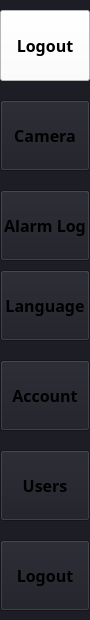
         <widget class="QWidget" name="menuBar" native="true">
          <property name="minimumSize">
           <size>
            <width>90</width>
            <height>0</height>
           </size>
          </property>
          <property name="maximumSize">
           <size>
            <width>80</width>
            <height>16777215</height>
           </size>
          </property>
          <property name="styleSheet">
           <string notr="true">*{background: #1C1D25;
font-size: 16px;
}
QToolButton:hover{
     background-color:#2A2F3C;
}
QToolButton:pressed{
     background-color: #2A2F3C ;     
}</string>
          </property>
          <widget class="QToolButton" name="camera_toolButton">
           <property name="geometry">
            <rect>
             <x>0</x>
             <y>100</y>
             <width>90</width>
             <height>71</height>
            </rect>
           </property>
           <property name="minimumSize">
            <size>
             <width>90</width>
             <height>0</height>
            </size>
           </property>
           <property name="maximumSize">
            <size>
             <width>80</width>
             <height>16777215</height>
            </size>
           </property>
           <property name="font">
            <font>
             <family>century gothic</family>
             <pointsize>-1</pointsize>
             <weight>75</weight>
             <bold>true</bold>
            </font>
           </property>
           <property name="text">
            <string>Camera</string>
           </property>
           <property name="icon">
            <iconset>
             <normaloff>camera-24.png</normaloff>camera-24.png</iconset>
           </property>
           <property name="iconSize">
            <size>
             <width>30</width>
             <height>30</height>
            </size>
           </property>
           <property name="toolButtonStyle">
            <enum>Qt::ToolButtonTextUnderIcon</enum>
           </property>
          </widget>
          <widget class="QToolButton" name="logout_toolButton">
           <property name="geometry">
            <rect>
             <x>0</x>
             <y>540</y>
             <width>90</width>
             <height>71</height>
            </rect>
           </property>
           <property name="minimumSize">
            <size>
             <width>90</width>
             <height>0</height>
            </size>
           </property>
           <property name="maximumSize">
            <size>
             <width>80</width>
             <height>16777215</height>
            </size>
           </property>
           <property name="font">
            <font>
             <family>century gothic</family>
             <pointsize>-1</pointsize>
             <weight>75</weight>
             <bold>true</bold>
            </font>
           </property>
           <property name="text">
            <string>Logout</string>
           </property>
           <property name="icon">
            <iconset>
             <normaloff>logout-24.png</normaloff>logout-24.png</iconset>
           </property>
           <property name="iconSize">
            <size>
             <width>30</width>
             <height>30</height>
            </size>
           </property>
           <property name="toolButtonStyle">
            <enum>Qt::ToolButtonTextUnderIcon</enum>
           </property>
          </widget>
          <widget class="QToolButton" name="users_toolButton">
           <property name="geometry">
            <rect>
             <x>0</x>
             <y>450</y>
             <width>90</width>
             <height>71</height>
            </rect>
           </property>
           <property name="minimumSize">
            <size>
             <width>90</width>
             <height>0</height>
            </size>
           </property>
           <property name="maximumSize">
            <size>
             <width>80</width>
             <height>16777215</height>
            </size>
           </property>
           <property name="font">
            <font>
             <family>century gothic</family>
             <pointsize>-1</pointsize>
             <weight>75</weight>
             <bold>true</bold>
            </font>
           </property>
           <property name="text">
            <string>Users</string>
           </property>
           <property name="icon">
            <iconset>
             <normaloff>group-24.png</normaloff>group-24.png</iconset>
           </property>
           <property name="iconSize">
            <size>
             <width>30</width>
             <height>30</height>
            </size>
           </property>
           <property name="toolButtonStyle">
            <enum>Qt::ToolButtonTextUnderIcon</enum>
           </property>
          </widget>
          <widget class="QToolButton" name="language_toolButton">
           <property name="geometry">
            <rect>
             <x>0</x>
             <y>270</y>
             <width>90</width>
             <height>71</height>
            </rect>
           </property>
           <property name="minimumSize">
            <size>
             <width>90</width>
             <height>0</height>
            </size>
           </property>
           <property name="maximumSize">
            <size>
             <width>80</width>
             <height>16777215</height>
            </size>
           </property>
           <property name="font">
            <font>
             <family>century gothic</family>
             <pointsize>-1</pointsize>
             <weight>75</weight>
             <bold>true</bold>
            </font>
           </property>
           <property name="styleSheet">
            <string notr="true">font-size:16px;
background-repeat:no-repeat;</string>
           </property>
           <property name="text">
            <string>Language</string>
           </property>
           <property name="icon">
            <iconset resource="resource01.qrc">
             <normaloff>:/logo/geography-24.png</normaloff>:/logo/geography-24.png</iconset>
           </property>
           <property name="iconSize">
            <size>
             <width>30</width>
             <height>30</height>
            </size>
           </property>
           <property name="checkable">
            <bool>false</bool>
           </property>
           <property name="toolButtonStyle">
            <enum>Qt::ToolButtonTextUnderIcon</enum>
           </property>
          </widget>
          <widget class="QToolButton" name="logo_toolButton">
           <property name="geometry">
            <rect>
             <x>0</x>
             <y>10</y>
             <width>90</width>
             <height>71</height>
            </rect>
           </property>
           <property name="minimumSize">
            <size>
             <width>90</width>
             <height>0</height>
            </size>
           </property>
           <property name="maximumSize">
            <size>
             <width>80</width>
             <height>16777215</height>
            </size>
           </property>
           <property name="font">
            <font>
             <family>century gothic</family>
             <pointsize>-1</pointsize>
             <weight>75</weight>
             <bold>true</bold>
            </font>
           </property>
           <property name="styleSheet">
            <string notr="true">background-color:white;</string>
           </property>
           <property name="text">
            <string>Logout</string>
           </property>
           <property name="icon">
            <iconset resource="resource01.qrc">
             <normaloff>:/logo/surveilialogo.PNG</normaloff>:/logo/surveilialogo.PNG</iconset>
           </property>
           <property name="iconSize">
            <size>
             <width>90</width>
             <height>90</height>
            </size>
           </property>
           <property name="toolButtonStyle">
            <enum>Qt::ToolButtonIconOnly</enum>
           </property>
          </widget>
          <widget class="QToolButton" name="alarm_toolButton">
           <property name="geometry">
            <rect>
             <x>0</x>
             <y>190</y>
             <width>90</width>
             <height>71</height>
            </rect>
           </property>
           <property name="minimumSize">
            <size>
             <width>90</width>
             <height>0</height>
            </size>
           </property>
           <property name="maximumSize">
            <size>
             <width>80</width>
             <height>16777215</height>
            </size>
           </property>
           <property name="font">
            <font>
             <family>century gothic</family>
             <pointsize>-1</pointsize>
             <weight>75</weight>
             <bold>true</bold>
            </font>
           </property>
           <property name="text">
            <string>Alarm Log</string>
           </property>
           <property name="icon">
            <iconset>
             <normaloff>alarm-clock-24.png</normaloff>alarm-clock-24.png</iconset>
           </property>
           <property name="iconSize">
            <size>
             <width>30</width>
             <height>30</height>
            </size>
           </property>
           <property name="toolButtonStyle">
            <enum>Qt::ToolButtonTextUnderIcon</enum>
           </property>
          </widget>
          <widget class="QToolButton" name="account_toolButton">
           <property name="geometry">
            <rect>
             <x>0</x>
             <y>360</y>
             <width>90</width>
             <height>71</height>
            </rect>
           </property>
           <property name="minimumSize">
            <size>
             <width>90</width>
             <height>0</height>
            </size>
           </property>
           <property name="maximumSize">
            <size>
             <width>80</width>
             <height>16777215</height>
            </size>
           </property>
           <property name="font">
            <font>
             <family>century gothic</family>
             <pointsize>-1</pointsize>
             <weight>75</weight>
             <bold>true</bold>
            </font>
           </property>
           <property name="text">
            <string>Account</string>
           </property>
           <property name="icon">
            <iconset>
             <normaloff>contacts-24.png</normaloff>contacts-24.png</iconset>
           </property>
           <property name="iconSize">
            <size>
             <width>30</width>
             <height>30</height>
            </size>
           </property>
           <property name="toolButtonStyle">
            <enum>Qt::ToolButtonTextUnderIcon</enum>
           </property>
          </widget>
          <zorder>camera_toolButton</zorder>
          <zorder>users_toolButton</zorder>
          <zorder>logout_toolButton</zorder>
          <zorder>language_toolButton</zorder>
          <zorder>logo_toolButton</zorder>
          <zorder>alarm_toolButton</zorder>
          <zorder>account_toolButton</zorder>
         </widget>
